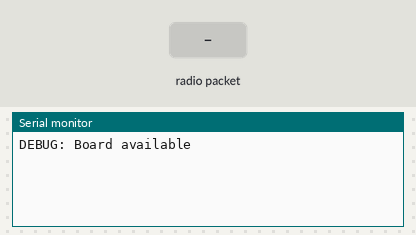
Bench run of a sketch on a simulated Arduino Uno, built with avr-gcc and run on an emulated ATmega328P. On the bench: the last lines printed to the serial monitor. The test bench sets the inputs (shaded band). No radio packets arrive unless stated.

Above: at 1.2 s.
1.3 s: radio packet "1" arrives
At 2.3 s:
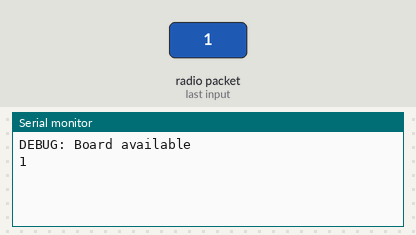
2.8 s: radio packet "0" arrives
At 3.3 s:
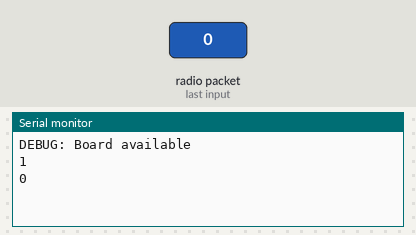

The sketch:

radio-gateway.ino
```cpp
#include <SPI.h>
#include <nRF24L01.h>
#include <RF24.h>

const int temperatureSensorPin = 0;
const int powerRelayPin = 10;

const float upperCelciusLimit = 32.0;
const float lowerCelciusLimit = 28.0;

int powerRelayStatus = LOW;

RF24 radio(7, 8); // CE, CSN
const uint64_t r_pipe = 0x0606060606;
const uint64_t w_pipe = 0x0707070707;

void setup()
{
  Serial.begin(9600);

  radio.begin();
  radio.openReadingPipe(0, r_pipe);
  radio.openWritingPipe(w_pipe);
  radio.setPALevel(RF24_PA_MIN);
  radio.startListening();

  Serial.println("DEBUG: Board available");
}

void loop()
{
 if (Serial.available()){

  char serial_info[32];
  Serial.readBytes(serial_info, 32);

  radio.stopListening();
  radio.write(serial_info, 32);
  radio.startListening();
 }

 delay(20);

 if (radio.available()){
  char radio_info[32];
  radio.read(&radio_info, 32);

  Serial.println(radio_info);
  Serial.flush();
 }

 delay(20);
}
```

Measured:
- after the input at 1.3 s, the serial monitor: prints a new line at once (image 1)
- after the input at 2.8 s, the serial monitor: prints a new line at once (image 2)
